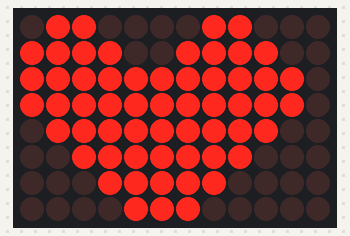
A sketch run on a simulated Arduino Uno R4 WiFi. Parts: 12×8 LED matrix.

Above: at 0.2 s.

The sketch:

heart.ino
```cpp
#include <Arduino_LED_Matrix.h>

ArduinoLEDMatrix matrix;

uint8_t heart[8][12] = {
  {0,1,1,0,0,0,0,1,1,0,0,0},
  {1,1,1,1,0,0,1,1,1,1,0,0},
  {1,1,1,1,1,1,1,1,1,1,1,0},
  {1,1,1,1,1,1,1,1,1,1,1,0},
  {0,1,1,1,1,1,1,1,1,1,0,0},
  {0,0,1,1,1,1,1,1,1,0,0,0},
  {0,0,0,1,1,1,1,1,0,0,0,0},
  {0,0,0,0,1,1,1,0,0,0,0,0}
};

void setup() {
  matrix.begin();
}

void loop() {
  matrix.renderBitmap(heart, 8, 12);
  delay(400);

  matrix.clear();
  delay(200);
}
```
